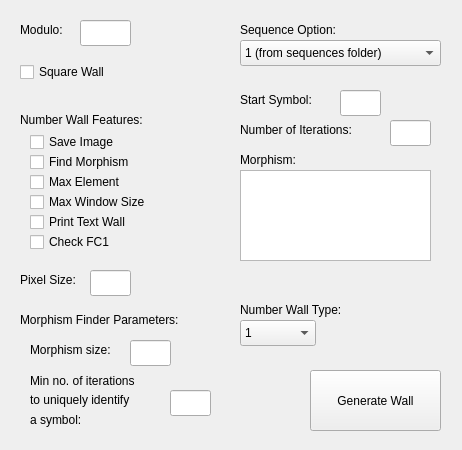
<?xml version="1.0" encoding="UTF-8"?>
<ui version="4.0">
 <class>MainWindow</class>
 <widget class="QMainWindow" name="MainWindow">
  <property name="geometry">
   <rect>
    <x>0</x>
    <y>0</y>
    <width>462</width>
    <height>450</height>
   </rect>
  </property>
  <property name="windowTitle">
   <string>MainWindow</string>
  </property>
  <widget class="QWidget" name="centralwidget">
   <widget class="QPushButton" name="generate_wall_button">
    <property name="geometry">
     <rect>
      <x>310</x>
      <y>370</y>
      <width>131</width>
      <height>61</height>
     </rect>
    </property>
    <property name="text">
     <string>Generate Wall</string>
    </property>
   </widget>
   <widget class="QComboBox" name="sequence_option">
    <property name="geometry">
     <rect>
      <x>240</x>
      <y>40</y>
      <width>201</width>
      <height>26</height>
     </rect>
    </property>
    <item>
     <property name="text">
      <string>1 (from sequences folder)</string>
     </property>
    </item>
    <item>
     <property name="text">
      <string>2 (from file)</string>
     </property>
    </item>
    <item>
     <property name="text">
      <string>3 (from morphism)</string>
     </property>
    </item>
    <item>
     <property name="text">
      <string>4 (manually entered)</string>
     </property>
    </item>
   </widget>
   <widget class="QLabel" name="label">
    <property name="geometry">
     <rect>
      <x>240</x>
      <y>20</y>
      <width>201</width>
      <height>20</height>
     </rect>
    </property>
    <property name="text">
     <string>Sequence Option:</string>
    </property>
   </widget>
   <widget class="QStackedWidget" name="stackedWidget">
    <property name="geometry">
     <rect>
      <x>240</x>
      <y>80</y>
      <width>201</width>
      <height>181</height>
     </rect>
    </property>
    <property name="autoFillBackground">
     <bool>false</bool>
    </property>
    <property name="currentIndex">
     <number>2</number>
    </property>
    <widget class="QWidget" name="page">
     <widget class="QComboBox" name="sequence_name">
      <property name="geometry">
       <rect>
        <x>0</x>
        <y>30</y>
        <width>201</width>
        <height>26</height>
       </rect>
      </property>
      <item>
       <property name="text">
        <string>thue_morse</string>
       </property>
      </item>
      <item>
       <property name="text">
        <string>1_paperfolding</string>
       </property>
      </item>
     </widget>
     <widget class="QLabel" name="label_2">
      <property name="geometry">
       <rect>
        <x>0</x>
        <y>10</y>
        <width>141</width>
        <height>20</height>
       </rect>
      </property>
      <property name="text">
       <string>Sequence Name:</string>
      </property>
     </widget>
     <widget class="QLabel" name="label_3">
      <property name="geometry">
       <rect>
        <x>0</x>
        <y>70</y>
        <width>111</width>
        <height>20</height>
       </rect>
      </property>
      <property name="text">
       <string>Max Width:</string>
      </property>
     </widget>
     <widget class="QLineEdit" name="max_width_in_1">
      <property name="geometry">
       <rect>
        <x>0</x>
        <y>90</y>
        <width>111</width>
        <height>26</height>
       </rect>
      </property>
     </widget>
    </widget>
    <widget class="QWidget" name="page_2">
     <widget class="QLabel" name="label_4">
      <property name="geometry">
       <rect>
        <x>0</x>
        <y>10</y>
        <width>81</width>
        <height>20</height>
       </rect>
      </property>
      <property name="text">
       <string>File Path:</string>
      </property>
     </widget>
     <widget class="QLineEdit" name="sequence_file_path_in">
      <property name="geometry">
       <rect>
        <x>0</x>
        <y>30</y>
        <width>111</width>
        <height>26</height>
       </rect>
      </property>
     </widget>
     <widget class="QLineEdit" name="max_width_in_2">
      <property name="geometry">
       <rect>
        <x>0</x>
        <y>90</y>
        <width>111</width>
        <height>26</height>
       </rect>
      </property>
     </widget>
     <widget class="QLabel" name="label_5">
      <property name="geometry">
       <rect>
        <x>0</x>
        <y>70</y>
        <width>101</width>
        <height>20</height>
       </rect>
      </property>
      <property name="text">
       <string>Max Width:</string>
      </property>
     </widget>
    </widget>
    <widget class="QWidget" name="page_3">
     <widget class="QLabel" name="label_6">
      <property name="geometry">
       <rect>
        <x>0</x>
        <y>10</y>
        <width>101</width>
        <height>20</height>
       </rect>
      </property>
      <property name="text">
       <string>Start Symbol:</string>
      </property>
     </widget>
     <widget class="QLabel" name="label_7">
      <property name="geometry">
       <rect>
        <x>0</x>
        <y>40</y>
        <width>151</width>
        <height>20</height>
       </rect>
      </property>
      <property name="text">
       <string>Number of Iterations:</string>
      </property>
     </widget>
     <widget class="QLineEdit" name="sequence_num_iter_in">
      <property name="geometry">
       <rect>
        <x>150</x>
        <y>40</y>
        <width>41</width>
        <height>26</height>
       </rect>
      </property>
     </widget>
     <widget class="QLineEdit" name="sequence_start_symbol_in">
      <property name="geometry">
       <rect>
        <x>100</x>
        <y>10</y>
        <width>41</width>
        <height>26</height>
       </rect>
      </property>
     </widget>
     <widget class="QLabel" name="label_8">
      <property name="geometry">
       <rect>
        <x>0</x>
        <y>70</y>
        <width>81</width>
        <height>20</height>
       </rect>
      </property>
      <property name="text">
       <string>Morphism:</string>
      </property>
     </widget>
     <widget class="QPlainTextEdit" name="sequence_morphism_in">
      <property name="geometry">
       <rect>
        <x>0</x>
        <y>90</y>
        <width>191</width>
        <height>91</height>
       </rect>
      </property>
     </widget>
    </widget>
    <widget class="QWidget" name="page_4">
     <widget class="QLabel" name="label_9">
      <property name="geometry">
       <rect>
        <x>0</x>
        <y>10</y>
        <width>121</width>
        <height>20</height>
       </rect>
      </property>
      <property name="text">
       <string>Sequence terms:</string>
      </property>
     </widget>
     <widget class="QLineEdit" name="sequence_manual_in">
      <property name="geometry">
       <rect>
        <x>0</x>
        <y>30</y>
        <width>201</width>
        <height>26</height>
       </rect>
      </property>
     </widget>
    </widget>
   </widget>
   <widget class="QLabel" name="label_10">
    <property name="geometry">
     <rect>
      <x>20</x>
      <y>110</y>
      <width>161</width>
      <height>20</height>
     </rect>
    </property>
    <property name="text">
     <string>Number Wall Features:</string>
    </property>
   </widget>
   <widget class="QCheckBox" name="save_image">
    <property name="geometry">
     <rect>
      <x>30</x>
      <y>130</y>
      <width>131</width>
      <height>24</height>
     </rect>
    </property>
    <property name="text">
     <string>Save Image</string>
    </property>
   </widget>
   <widget class="QCheckBox" name="find_morphism">
    <property name="geometry">
     <rect>
      <x>30</x>
      <y>150</y>
      <width>131</width>
      <height>24</height>
     </rect>
    </property>
    <property name="text">
     <string>Find Morphism</string>
    </property>
   </widget>
   <widget class="QCheckBox" name="max_element">
    <property name="geometry">
     <rect>
      <x>30</x>
      <y>170</y>
      <width>131</width>
      <height>24</height>
     </rect>
    </property>
    <property name="text">
     <string>Max Element</string>
    </property>
   </widget>
   <widget class="QCheckBox" name="max_window_size">
    <property name="geometry">
     <rect>
      <x>30</x>
      <y>190</y>
      <width>141</width>
      <height>24</height>
     </rect>
    </property>
    <property name="text">
     <string>Max Window Size</string>
    </property>
   </widget>
   <widget class="QCheckBox" name="check_fc1">
    <property name="geometry">
     <rect>
      <x>30</x>
      <y>230</y>
      <width>131</width>
      <height>24</height>
     </rect>
    </property>
    <property name="text">
     <string>Check FC1</string>
    </property>
   </widget>
   <widget class="QLabel" name="label_11">
    <property name="geometry">
     <rect>
      <x>20</x>
      <y>20</y>
      <width>63</width>
      <height>20</height>
     </rect>
    </property>
    <property name="text">
     <string>Modulo:</string>
    </property>
   </widget>
   <widget class="QLineEdit" name="modulo_in">
    <property name="geometry">
     <rect>
      <x>80</x>
      <y>20</y>
      <width>51</width>
      <height>26</height>
     </rect>
    </property>
   </widget>
   <widget class="QCheckBox" name="print_text_wall">
    <property name="geometry">
     <rect>
      <x>30</x>
      <y>210</y>
      <width>131</width>
      <height>24</height>
     </rect>
    </property>
    <property name="text">
     <string>Print Text Wall</string>
    </property>
   </widget>
   <widget class="QCheckBox" name="square_wall">
    <property name="geometry">
     <rect>
      <x>20</x>
      <y>60</y>
      <width>111</width>
      <height>24</height>
     </rect>
    </property>
    <property name="text">
     <string>Square Wall</string>
    </property>
   </widget>
   <widget class="QWidget" name="widget" native="true">
    <property name="geometry">
     <rect>
      <x>20</x>
      <y>270</y>
      <width>111</width>
      <height>31</height>
     </rect>
    </property>
    <widget class="QLabel" name="label_12">
     <property name="geometry">
      <rect>
       <x>0</x>
       <y>0</y>
       <width>71</width>
       <height>20</height>
      </rect>
     </property>
     <property name="text">
      <string>Pixel Size:</string>
     </property>
    </widget>
    <widget class="QLineEdit" name="pixel_size_in">
     <property name="geometry">
      <rect>
       <x>70</x>
       <y>0</y>
       <width>41</width>
       <height>26</height>
      </rect>
     </property>
    </widget>
   </widget>
   <widget class="QWidget" name="widget_2" native="true">
    <property name="geometry">
     <rect>
      <x>20</x>
      <y>310</y>
      <width>201</width>
      <height>141</height>
     </rect>
    </property>
    <widget class="QLabel" name="label_13">
     <property name="geometry">
      <rect>
       <x>0</x>
       <y>0</y>
       <width>201</width>
       <height>20</height>
      </rect>
     </property>
     <property name="text">
      <string>Morphism Finder Parameters:</string>
     </property>
    </widget>
    <widget class="QLabel" name="label_14">
     <property name="geometry">
      <rect>
       <x>10</x>
       <y>30</y>
       <width>101</width>
       <height>20</height>
      </rect>
     </property>
     <property name="text">
      <string>Morphism size:</string>
     </property>
    </widget>
    <widget class="QLabel" name="label_15">
     <property name="geometry">
      <rect>
       <x>10</x>
       <y>60</y>
       <width>141</width>
       <height>21</height>
      </rect>
     </property>
     <property name="text">
      <string>Min no. of iterations</string>
     </property>
    </widget>
    <widget class="QLabel" name="label_16">
     <property name="geometry">
      <rect>
       <x>10</x>
       <y>80</y>
       <width>141</width>
       <height>20</height>
      </rect>
     </property>
     <property name="text">
      <string>to uniquely identify</string>
     </property>
    </widget>
    <widget class="QLabel" name="label_17">
     <property name="geometry">
      <rect>
       <x>10</x>
       <y>100</y>
       <width>81</width>
       <height>20</height>
      </rect>
     </property>
     <property name="text">
      <string>a symbol:</string>
     </property>
    </widget>
    <widget class="QLineEdit" name="morphism_size_in">
     <property name="geometry">
      <rect>
       <x>110</x>
       <y>30</y>
       <width>41</width>
       <height>26</height>
      </rect>
     </property>
    </widget>
    <widget class="QLineEdit" name="min_unique_iter_in">
     <property name="geometry">
      <rect>
       <x>150</x>
       <y>80</y>
       <width>41</width>
       <height>26</height>
      </rect>
     </property>
    </widget>
   </widget>
   <widget class="QComboBox" name="number_wall_type">
    <property name="geometry">
     <rect>
      <x>240</x>
      <y>320</y>
      <width>76</width>
      <height>26</height>
     </rect>
    </property>
    <item>
     <property name="text">
      <string>1</string>
     </property>
    </item>
    <item>
     <property name="text">
      <string>2</string>
     </property>
    </item>
    <item>
     <property name="text">
      <string>3</string>
     </property>
    </item>
    <item>
     <property name="text">
      <string>4</string>
     </property>
    </item>
   </widget>
   <widget class="QLabel" name="label_18">
    <property name="geometry">
     <rect>
      <x>240</x>
      <y>300</y>
      <width>141</width>
      <height>20</height>
     </rect>
    </property>
    <property name="text">
     <string>Number Wall Type:</string>
    </property>
   </widget>
  </widget>
 </widget>
 <resources/>
 <connections/>
</ui>
